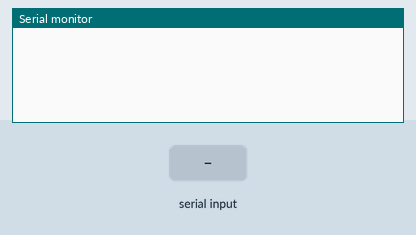
Recording of a sketch running on a simulated Arduino Uno, built with avr-gcc and run on an emulated ATmega328P. Parts: the last lines printed to the serial monitor. The inputs (shaded band) are chosen by the test bench.

Above: at 0.9 s.
1.0 s: "OK\n" received over Serial
At 1.8 s:
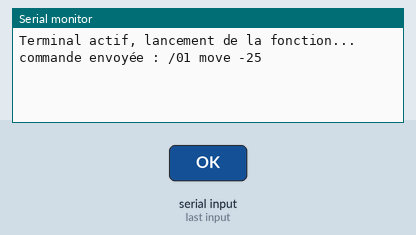
2.7 s: "RJ\n" received over Serial
At 3.2 s:
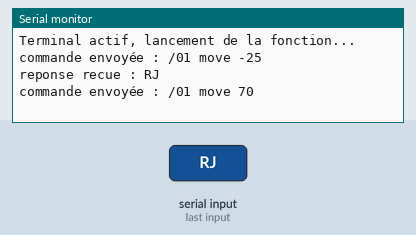
4.2 s: "1\n" received over Serial
At 5.4 s:
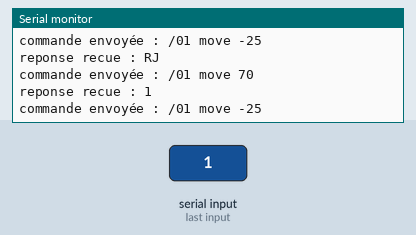
5.7 s: "OK\n" received over Serial
At 6.7 s:
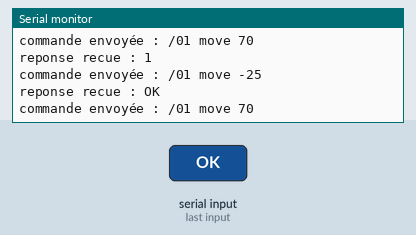

The sketch:

test3_STID.ino
```cpp
// programme pour automatiser le test de commande "move".

#include <string.h>

#define TIMEOUT_MS 10000     // temps d'attente de la réponse 10s

String trame ="";

signed int SeuilHautCommandMove = 1000;  // exemple seuil haut accepté
signed int SeuilBasCommandMove = -1000;   // exemple seuil bas accepté

unsigned int seuilSpeed=10;        // seuil maximum vitesse

signed int pos=0;


void setup() {
  // put your setup code here, to run once:

Serial.begin(9600);
  while (!Serial.available()) {
    delay(50);
  }

  Serial.readStringUntil('\n'); // lit et vide la saisie
  Serial.println("Terminal actif, lancement de la fonction...");
  delay(200);

}

void loop() {


// appuyez sur Entrée pour démarrer une fois la fenetre du terminal est ouverte

moveCommand(-25); // robot recule

moveCommand(70); // robot recule


}


void moveCommand(signed int distance){
  String receivedMsg="";
  String etatReponse="";

  String reponseUtilisateur = "";
  // envoyer la commande
    if ( distance >SeuilBasCommandMove && distance <SeuilHautCommandMove ){
      trame="/01 move "+String(distance);
          Serial.print("commande envoyée : ");
          Serial.println(trame); // envoi de la trame
          Serial.flush(); // s'assurer que tout est envoyé
    }

//   lecture de la réponse du robot
         receivedMsg= receiveCommand();

//   traitement de la commande
          etatReponse=traitementReponsemove(receivedMsg);


      if ( etatReponse=="OK" && distance<0){
             Serial.println("le robot a-t-il reculé ? ");
             while (!Serial.available()) {
                // On attend
                }
             while (Serial.available()) {
             char c = Serial.read();
             reponseUtilisateur += c;
              delay(2);  // petit délai pour laisser venir les caractères suivants
             }
            if ( reponseUtilisateur== "oui\n")  Serial.println("test validé");

          }


          if ( etatReponse=="OK" && distance>0){
             Serial.println("le robot a-t-il avancé ? ");
             while (!Serial.available()) {
                // On attend
                }
             while (Serial.available()) {
             char c = Serial.read();
             reponseUtilisateur += c;
              delay(2);  // petit délai pour laisser venir les caractères suivants
             }
            if ( reponseUtilisateur== "oui\n")  Serial.println("test validé");


          }

            if ( etatReponse=="RJ"){
             Serial.println("la commande a été rejetée ");
          }


}


String receiveCommand(){
    unsigned long startTime = millis();
    String reponse = "";

    while (millis() - startTime < TIMEOUT_MS) {

          while (Serial.available()) {
                 char c = Serial.read();
                 reponse += c;

                 // Option : si ta trame de réponse a un caractère de fin connu (ex: '\n')
                 if (c == '\n') {
                 Serial.print("reponse recue : ");
                 Serial.println(reponse);
                 return reponse;
                        }

                 }

                  delay(1); // petit délai pour ne pas bloquer complètement
                   }

                  // delai
                  Serial.println("reponse non recu");
                  return "";

}
String traitementReponsemove(String reponse){
  String donneeReponse="";
  int i=0;
 if (reponse.length() > 0){

  while (i < reponse.length()) {

    char c = reponse[i];  // accès au i-ème caractère
    if ( c == ' '){
      donneeReponse=donneeReponse+reponse[i+4]+reponse[i+5];
      Serial.println("la reponse est : "+donneeReponse);
      i=reponse.length();

  }

  i++;

  }
 return donneeReponse;

 }


}
```

Measured:
- after the input at 1.0 s, the serial monitor: prints a new line after 0.05 s (image 1)
- after the input at 2.7 s, the serial monitor: prints a new line at once (image 2)
- after the input at 4.2 s, the serial monitor: prints a new line at once (image 3)
- after the input at 5.7 s, the serial monitor: prints a new line at once (image 4)
